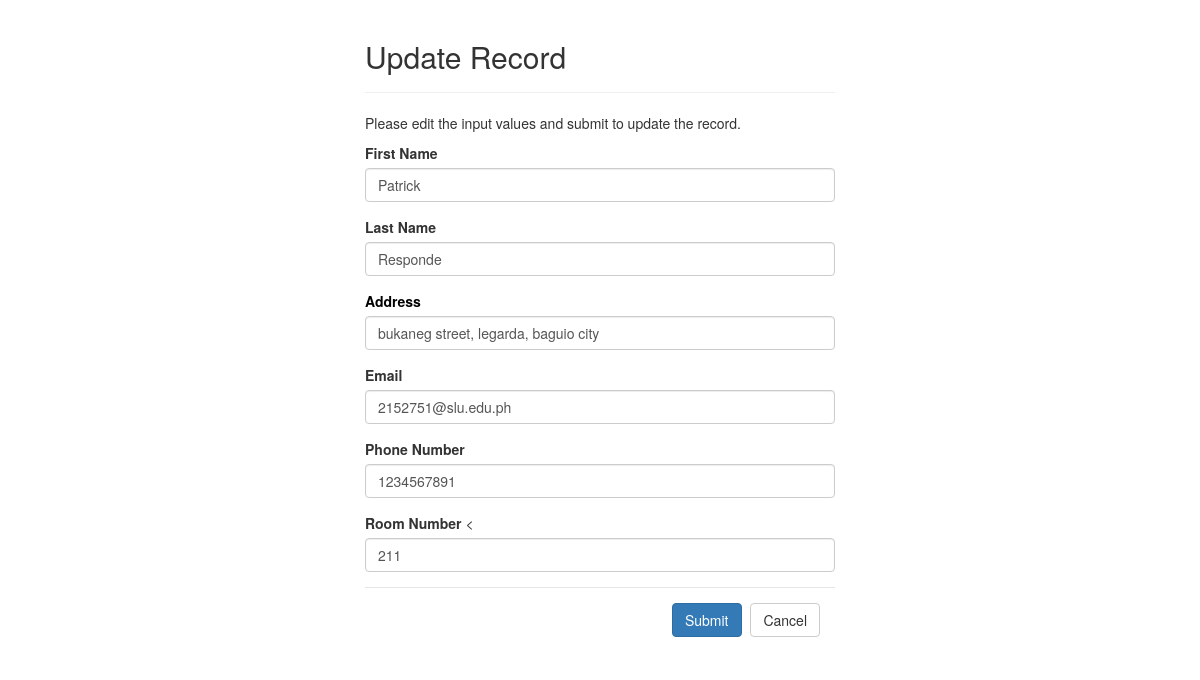
/material-dashboard/pages/php/edit_info.php?tenantID=1, run on an earlier commit of the app's database.
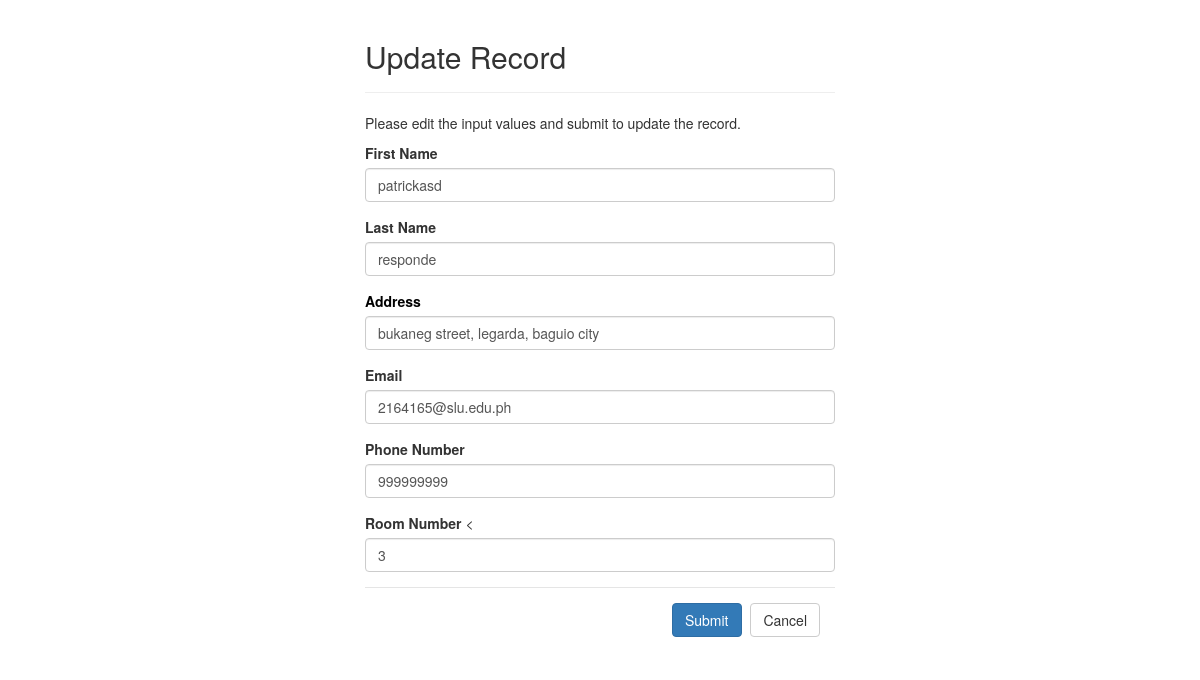
And on a later commit of the database.
### tables this page shows
CREATE TABLE `tenantinfo` (
  `tenantID` int(11) NOT NULL,
  `firstName` varchar(255) NOT NULL,
  `lastName` varchar(255) NOT NULL,
  `address` varchar(255) NOT NULL,
  `email` varchar(255) NOT NULL,
  `pnumber` int(11) NOT NULL,
  `roomNumber` varchar(255) NOT NULL
);

### material-dashboard/pages/php/edit_info.php (the view, shortened to what the changed rows need)
<?php
require_once "dbconn.php";
$firstName = $lastName = $address = $email = $pnumber = $roomNumber = "";
$firstName_err = $lastName_err = $address_err = $email_err = $pnumber_err = $roomNumber_err = "";
if(isset($_POST["tenantID"]) && !empty($_POST["tenantID"])){
    $tenantID = $_POST["tenantID"];
    $input_fname = trim($_POST["firstName"]);
    if(empty($input_fname)){
        $firstName_err = "Please enter a name.";
    } elseif(!filter_var($input_fname, FILTER_VALIDATE_REGEXP, array("options"=>array("regexp"=>"/^[a-zA-Z\s]+$/")))){
        $firstName_err = "Please enter a valid name.";
    } else{
        $firstName = $input_fname;
    }
    $input_lname = trim($_POST["lastName"]);
    if(empty($input_lname)){
        $lastName_err = "Please enter a name.";
    } elseif(!filter_var($input_lname, FILTER_VALIDATE_REGEXP, array("options"=>array("regexp"=>"/^[a-zA-Z\s]+$/")))){
        $lastName_err = "Please enter a valid name.";
    } else{
        $lastName = $input_lname;
    }
    $input_address = trim($_POST["address"]);
    if(empty($input_address)){
        $address_err = "Please enter an address.";
    } else{
        $address = $input_address;
    }
    $input_email = trim($_POST["email"]);
    if(empty($input_email)){
        $email_err = "Please enter a name.";
    } else{
        $email = $input_email;
    }
    $input_pnumber = trim($_POST["pnumber"]);
    if(empty($input_pnumber)){
        $pnumber_err = "Please enter a number.";
    } else{
        $pnumber = $input_pnumber;
    }
    $input_roomNumber = trim($_POST["roomNumber"]);
    if(empty($input_roomNumber)){
        $roomNumber_err = "Please enter a room number.";
    } else{
        $roomNumber = $input_roomNumber;
    }
    if(empty($firstName_err) && empty($lastName_err) && empty($address_err) && empty($email_err) &&empty($pnumber_err)&&empty($roomNumber_err)){
        $sql = "UPDATE tenantinfo SET firstName=?, lastName=?, address=?, email=?, pnumber=?, roomNumber=? WHERE tenantID=?";
        if($stmt = mysqli_prepare($link, $sql)){
            mysqli_stmt_bind_param($stmt, "ssssssi", $param_fname, $param_lName, $param_address, $param_email,  $param_pnumber, $param_roomNumber, $param_tenantID);
            $param_fname = $firstName;
            $param_lName = $lastName;
            $param_address = $address;
            $param_email = $email;
            $param_pnumber = $pnumber;
            $param_roomNumber = $roomNumber;
            $param_tenantID = $tenantID;
            if(mysqli_stmt_execute($stmt)){
                header("location: ../viewinfo.php");
                exit();
            } else{
                echo "Something went wrong. Please try again later.". mysqli_error($link);
            }
        }
        mysqli_stmt_close($stmt);
    }
    mysqli_close($link);
} else{
    if(isset($_GET["tenantID"]) && !empty(trim($_GET["tenantID"]))){
        $sql = "SELECT * FROM tenantinfo WHERE tenantID = ?";
        if($stmt = mysqli_prepare($link, $sql)){
            mysqli_stmt_bind_param($stmt, "i", $param_tenantID);
            if(mysqli_stmt_execute($stmt)){
                $result = mysqli_stmt_get_result($stmt);
                if(mysqli_num_rows($result) == 1){
                    $row = mysqli_fetch_array($result, MYSQLI_ASSOC);
                $firstName = $row["firstName"];
                $lastName = $row["lastName"];
                $address = $row["address"];
                $email = $row["email"];
                $pnumber = $row["pnumber"];
                $roomNumber = $row["roomNumber"];
                } else{
                    echo "error!";
                    exit();
                }
            } else{
                echo "Oops! Something went wrong. Please try again later.". mysqli_error($link);
            }
        }
    }
      else{
        echo "Oops! Something went wrong. Please try again later.";
        exit();
    }
}
?>
<!DOCTYPE html>
<html lang="en">
<head>
    <link rel="stylesheet" href="https://maxcdn.bootstrapcdn.com/bootstrap/3.3.7/css/bootstrap.css">
</head>
<body>
    <div class="wrapper">
        <div class="container-fluid">
            <div class="row">
                <div class="col-md-12">
                    <div class="page-header">
                        <h2>Update Record</h2>
                    </div>
                    <form action="<?php echo htmlspecialchars(basename($_SERVER['REQUEST_URI'])); ?>" method="post">
                        <div class="form-group <?php echo (!empty($firstName_err)) ? 'has-error' : ''; ?>">
                            <label>First Name</label>
                            <input type="text" name="firstName" class="form-control" value="<?php echo $firstName; ?>">
                        </div>
                        <div class="form-group <?php echo (!empty($lastName_err)) ? 'has-error' : ''; ?>">
                            <label>Last Name</label>
                            <input type="text" name="lastName" class="form-control" value="<?php echo $lastName; ?>">
                        </div>
                        <div class="form-group <?php echo (!empty($user_type_err)) ? 'has-error' : ''; ?>">
                            <label style="color: black;">Address</label>
                            <input type="text" name="address" class="form-control" value="<?php echo $address; ?>">
                        </div>
                        <div class="form-group <?php echo (!empty($email_err)) ? 'has-error' : ''; ?>">
                            <label>Email</label>
                            <input type="text" name="email" class="form-control" value="<?php echo $email; ?>">
                        </div>
                        <div class="form-group <?php echo (!empty($pnumber_err)) ? 'has-error' : ''; ?>">
                            <label>Phone Number</label>
                            <input type="text" name="pnumber" class="form-control" value="<?php echo $pnumber; ?>">
                        </div>
                        <div class="form-group <?php echo (!empty($status_err)) ? 'has-error' : ''; ?>">
                            <label>Room Number</label>
                            <<input type="text" name="roomNumber" class="form-control" value="<?php echo $roomNumber; ?>">
                        </div>
                    </form>
                </div>
            </div>
        </div>
    </div>
</body>
</html>

What changed in the data, as far as the page shows it:
changed tenantinfo "bukaneg street, legarda, baguio city": firstName "Patrick" → "patrickasd"; lastName "Responde" → "responde"; email "2152751@slu.edu.ph" → "2164165@slu.edu.ph"; pnumber "1234567891" → "999999999"; roomNumber "211" → "3"
